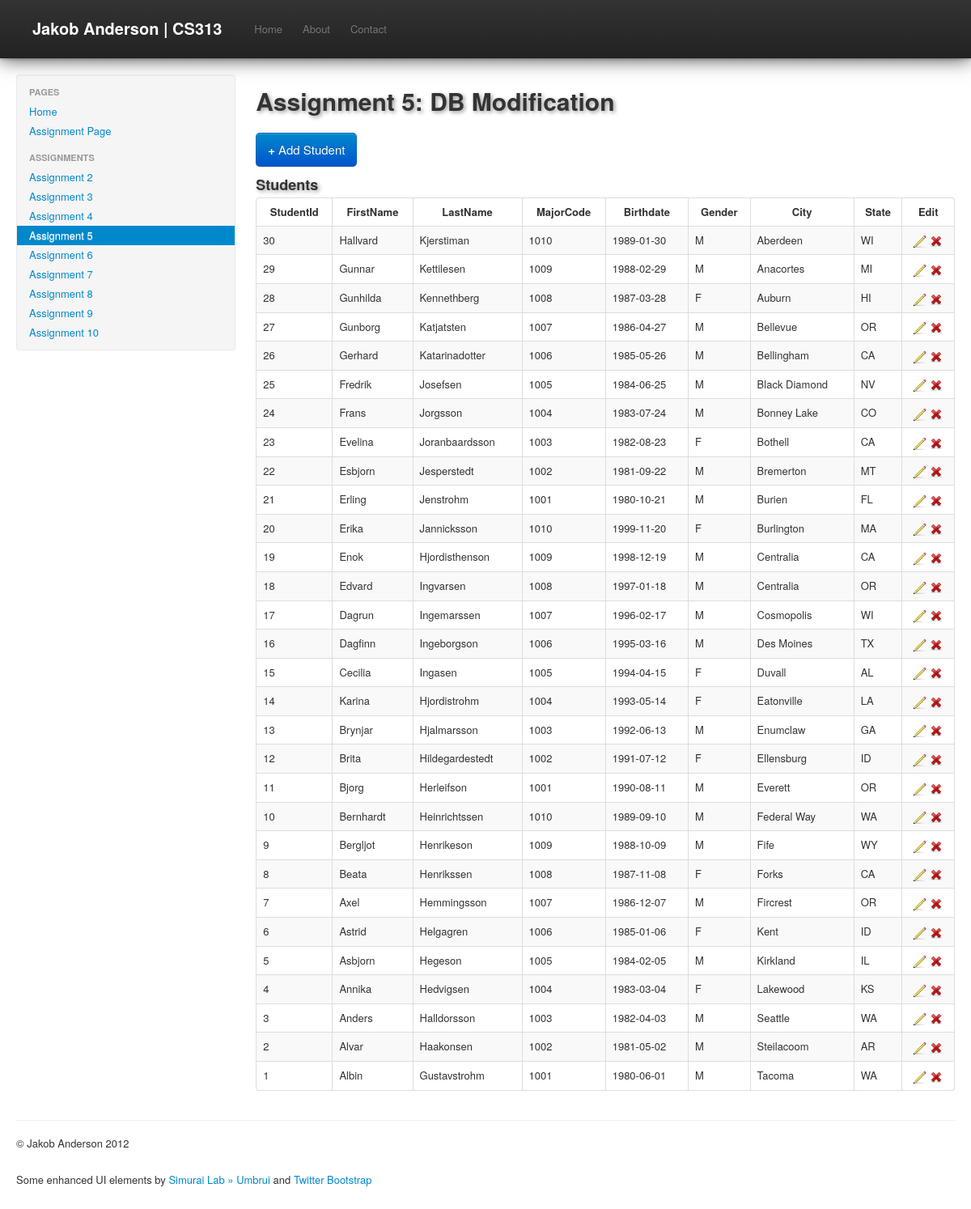
Page /assignment5.php on the committed database.
### tables this page shows
CREATE TABLE students 
(
	StudentId   INT(9) NOT NULL PRIMARY KEY auto_increment, 
	FirstName   VARCHAR(20), 
	LastName    VARCHAR(30),
	MajorCode   INT(4),
	Birthdate   DATE,
	Gender      CHAR(1),
	City        VARCHAR(30),
	State       VARCHAR(2)
);

### assignment5.php (the view, shortened to what this page needs)
<?php
  $queryGood = false;
  $addStudent = false;
  $editStudent = false;
  $removeStudent = false;
  $errors = array();
$query = "SELECT * FROM students ORDER BY StudentId DESC";
$result = mysql_query($query);
if($result == false) {
   $errors['print_select_query_fail'] =  "Query failed: " . mysql_error() . "<br />\n$query";
}
elseif(mysql_num_rows($result) == 0) {
   $errors['print_select_row_fail'] = "<p>Sorry, no rows were returned by your query.</p>\n";
}
else {
  $queryGood = true;
}
?>
<?php include('modules/header-top.php');?>
<?php include('modules/header-bottom.php');?>
  <body id="assignment5">
<?php include('modules/frame-top.php');?>
          <div class="cf">
            <h1>Assignment 5: DB Modification</h1>
            <br/>
            <div id="students_table">
              <?php
              if($addStudent == false && $editStudent == false) { ?>
              <a href="?action=addStudent" id="addStudentBtn" class="btn btn-primary btn-large"><strong>+</strong> Add Student</a>
              <?php
              } if ($addStudent == true){ ?>
              <div id="addStudentDiv" class="cf">
                <form id="addStudent" name="addStudent" action="assignment5.php" method="post">
                  <label for="FirstName"> First Name</label>
                  <input type="text" name="FirstName" id="FirstName" data-bvalidator="required" data-bvalidator-msg="Please enter a first name"/>
                  <label for="LastName"> Last Name</label>
                  <input type="text" name="LastName" id="LastName" data-bvalidator="required" data-bvalidator-msg="Please enter a last name"/>
                  <br/>
                  <label for="MajorCode"> MajorCode</label>
                  <select name="MajorCode" id="MajorCode" data-bvalidator="required" data-bvalidator-msg="Please select a major">
                    <option value="1001">1001 (B.S. in Biology)</option>
                    <option value="1002">1002 (B.S. in Psychology)</option>
                    <option value="1003">1003 (B.S. in Architecture)</option>
                    <option value="1004">1004 (B.S. in Computer Science)</option>
                    <option value="1005">1005 (B.S. in Mechanical Engineering)</option>
                    <option value="1006">1006 (B.S. in Automotive Technology)</option>
                    <option value="1007">1007 (B.S. in Computer Information Technology)</option>
                    <option value="1008">1008 (B.S. in Business Management)</option>
                    <option value="1009">1009 (B.S. in Art)</option>
                    <option value="1010">1010 (B.S. in Interior Design)</option>
                  </select>
                  <label for="Birthdate"> Birthdate</label>
                  <input name="Birthdate" type="text" class="span2" id="dp2" value="1985-01-01" data-bvalidator="required" data-bvalidator-msg="Please enter a birthdate">
                  <br/>
                  <label for="Gender"> Gender</label>
                  <select name="Gender" id="Gender" data-bvalidator="required" data-bvalidator-msg="Please select a gender">
                    <option value="M">M</option>
                    <option value="F">F</option>
                  </select>
                  <br/>
                  <label for="City"> City</label>
                  <input type="text" name="City" id="City" data-bvalidator="required" data-bvalidator-msg="Please enter a valid city name"/>
                  <label for="State"> State</label>
                  <input type="text" name="State" id="State" data-bvalidator="required, maxlength[10]" data-bvalidator-msg="Please enter a valid state abbreviation"/>
                  <br/>
                  <br/>
                  <a id="addStudentCancel" name="addStudentCancel" href="assignment5.php" class="btn btn-danger btn-large" type="button" >Cancel</a>
                  <input id="addStudentSubmit" name="addStudentSubmit" class="btn btn-primary btn-large" type="submit" value="+ Add New Student" >
                </form>
              </div>
              <?php } if ( $editStudent == true ){ ?>
              <div id="addStudentDiv" class="cf">
                <h3>Edit Student</h3>
                <form id="editStudent" name="editStudent" action="assignment5.php" method="post">
                  <label for="StudentId"> StudentId</label>
                  <input type="text" name="StudentId" id="StudentId" value="<?php echo $student['StudentId']; ?>" readonly="readonly"/><br/>
                  <label for="FirstName"> First Name</label>
                  <input type="text" name="FirstName" id="FirstName" value="<?php echo $student['FirstName']; ?>"/>
                  <label for="LastName"> Last Name</label>
                  <input type="text" name="LastName" id="LastName"  value="<?php echo $student['LastName']; ?>"/>
                  <br/>
                  <label for="MajorCode"> MajorCode</label>
                  <select name="MajorCode" id="MajorCode" >
                    <option value="1001" <?php if ($student['MajorCode'] == 1001) {echo "selected='selected'";} ?>>1001 (B.S. in Biology)</option>
                    <option value="1002" <?php if ($student['MajorCode'] == 1002) {echo "selected='selected'";} ?>>1002 (B.S. in Psychology)</option>
                    <option value="1003" <?php if ($student['MajorCode'] == 1003) {echo "selected='selected'";} ?>>1003 (B.S. in Architecture)</option>
                    <option value="1004" <?php if ($student['MajorCode'] == 1004) {echo "selected='selected'";} ?>>1004 (B.S. in Computer Science)</option>
                    <option value="1005" <?php if ($student['MajorCode'] == 1005) {echo "selected='selected'";} ?>>1005 (B.S. in Mechanical Engineering)</option>
                    <option value="1006" <?php if ($student['MajorCode'] == 1006) {echo "selected='selected'";} ?>>1006 (B.S. in Automotive Technology)</option>
                    <option value="1007" <?php if ($student['MajorCode'] == 1007) {echo "selected='selected'";} ?>>1007 (B.S. in Computer Information Technology)</option>
                    <option value="1008" <?php if ($student['MajorCode'] == 1008) {echo "selected='selected'";} ?>>1008 (B.S. in Business Management)</option>
                    <option value="1009" <?php if ($student['MajorCode'] == 1009) {echo "selected='selected'";} ?>>1009 (B.S. in Art)</option>
                    <option value="1010" <?php if ($student['MajorCode'] == 1010) {echo "selected='selected'";} ?>>1010 (B.S. in Interior Design)</option>
                  </select>
                  <label for="Birthdate"> Birthdate</label>
                  <input name="Birthdate" type="text" class="span2" id="dp2" value="<?php echo $student['Birthdate']; ?>">
                  <br/>
                  <label for="Gender"> Gender</label>
                  <select name="Gender" id="Gender">
                    <option value="M" <?php if ($student['Gender'] == 'M') {echo "selected='selected'";} ?>>M</option>
                    <option value="F" <?php if ($student['Gender'] == 'F') {echo "selected='selected'";} ?>>F</option>
                  </select>
                  <br/>
                  <label for="City"> City</label>
                  <input type="text" name="City" id="City" value="<?php echo $student['City']; ?>"/>
                  <label for="State"> State</label>
                  <input type="text" name="State" id="State" value="<?php echo $student['State']; ?>"/>
                  <br/>
                  <br/>
                  <a id="editStudentCancel" name="editStudentCancel" href="assignment5.php" class="btn btn-danger btn-large" type="button" >Cancel</a>
                  <input id="editStudentSubmit" name="editStudentSubmit" class="btn btn-primary btn-large" type="submit" value="Submit Changes" >
                </form>
              </div>
              <?php } if ($removeStudent == true){ ?>
                <div id="addStudentDiv" class="cf">
                  <h3>Edit Student</h3>
                  <form id="removeStudent" name="removeStudent" action="assignment5.php" method="post">
                    <p>Are you sure you want to remove student "<?php echo $student['FirstName'].' '.$student['LastName']; ?>"?</p>
                    <a id="editStudentCancel" name="editStudentCancel" href="assignment5.php" class="btn btn-danger btn-large" type="button" >Cancel</a>
                    <input type="hidden" name="StudentId" value="<?php echo $student['StudentId']?>"/>
                    <input type="submit" name="removeStudentSubmit" class="btn btn-primary btn-large" value="Remove Student"/>
                  </form>
                </div>
              <?php } ?>
              <h3>Students</h3>
              <?php
              if ($queryGood == true){
                  ?>
                  <table class="table table-bordered table-striped">
                    <thead>
                      <tr>
                        <?php
                          $i = 0;
                          while ($i < mysql_num_fields($result)) {
                              $meta = mysql_fetch_field($result, $i);
                              echo "<th>".$meta->name."</th>";
                              $i++;
                          }
                        ?>
                              <th>Edit</th>
                            </tr>
                          </thead>
                          <tbody>
                        <?php
                          while($query_row = mysql_fetch_assoc($result))
                          {
                            ?>
                            <tr>
                            <?php
                            foreach($query_row as $key => $value)
                            {
                               echo "<td>$value</td>";
                               if ($key == 'StudentId') {
                                $studentID = $value;
                               }
                            }
                            ?>
                            <td class="edit_col">
                              <a href='?action=edit&id=<?php echo $studentID;?>'>
                                <img src='img/edit.png' alt='Edit this entry'/>
                              </a>
                              <a href='?action=remove&id=<?php echo $studentID;?>'>
                                <img src='img/remove.png' alt='Remove this entry'/>
                              </a>
                            </td>
                          </tr>
                            <?php
                          }
                        ?>
                          </tbody>
                        </table>
                        <?php
                      } else {
                        print "query failed, table not written";
                      }
                    ?>
            </div>
          </div>
<?php include('modules/footer.php');?>
  </body>
</html>

### modules/header-top.php (shortened to what this page needs)
<!doctype html>
<html lang="en" class="no-js" >
  <head>

### modules/header-bottom.php (shortened to what this page needs)
  <link href="css/custom.css" rel="stylesheet"/>
</head>

### modules/frame-top.php
<div class="navbar">
  <div class="navbar-inner">
    <div class="container-fluid">
      <a class="brand" href="#">Jakob Anderson | CS313</a>
      <div class="nav-collapse">
        <ul class="nav">
          <li><a href="index.html">Home</a></li>
          <li><a href="http://www.jakobanderson.com/about-me/">About</a></li>
          <li><a href="http://www.jakobanderson.com">Contact</a></li>
        </ul>
      </div>
    </div>
  </div>
</div>
<div class="container-fluid">
  <div class="row-fluid">
    <div class="span3 leftnav">
      <div class="well sidebar-nav">
        <ul class="nav nav-list">
          <?php include('left-nav.php');?>
        </ul>
      </div>
    </div>
    <div class="span9 mainhero">

### modules/left-nav.php
<li class="nav-header">Pages</li>
              <li class="pg_home"><a href="index.php">Home</a></li>
              <li class="pg_assignments"><a href="assignments.php">Assignment Page</a></li>
              <li class="nav-header">Assignments</li>
              <li class="pg_assignment2"><a href="assignment2.php">Assignment 2</a></li>
              <li class="pg_assignment3"><a href="assignment3.php">Assignment 3</a></li>
              <li class="pg_assignment4"><a href="assignment4.php">Assignment 4</a></li>
              <li class="pg_assignment5"><a href="assignment5.php">Assignment 5</a></li>
              <li class="pg_assignment6"><a href="assignment6.php">Assignment 6</a></li>
              <li class="pg_assignment7"><a href="assignment7.php">Assignment 7</a></li>
              <li class="pg_assignment8"><a href="assignment8.php">Assignment 8</a></li>
              <li class="pg_assignment9"><a href="assignment9.php">Assignment 9</a></li>
              <li class="pg_assignment10"><a href="assignment10.php">Assignment 10</a></li>

### modules/footer.php (shortened to what this page needs)
    </div>
  </div>
  <hr>
  <footer>
    <p>&copy; Jakob Anderson 2012</p>
    <br/>
    <p>Some enhanced UI elements by <a href="http://lab.simurai.com/umbrui/">Simurai Lab &raquo; Umbrui</a> and <a href="http://twitter.github.com/bootstrap/">Twitter Bootstrap</a></p>
    <br/>
  </footer>
</div>

### rows in the picture
students: StudentId "30", FirstName "Hallvard", LastName "Kjerstiman", MajorCode "1010", Birthdate "1989-01-30", Gender "M", City "Aberdeen", State "WI"
students: StudentId "29", FirstName "Gunnar", LastName "Kettilesen", MajorCode "1009", Birthdate "1988-02-29", Gender "M", City "Anacortes", State "MI"
students: StudentId "28", FirstName "Gunhilda", LastName "Kennethberg", MajorCode "1008", Birthdate "1987-03-28", Gender "F", City "Auburn", State "HI"
students: StudentId "27", FirstName "Gunborg", LastName "Katjatsten", MajorCode "1007", Birthdate "1986-04-27", Gender "M", City "Bellevue", State "OR"
students: StudentId "26", FirstName "Gerhard", LastName "Katarinadotter", MajorCode "1006", Birthdate "1985-05-26", Gender "M", City "Bellingham", State "CA"
students: StudentId "25", FirstName "Fredrik", LastName "Josefsen", MajorCode "1005", Birthdate "1984-06-25", Gender "M", City "Black Diamond", State "NV"
students: StudentId "24", FirstName "Frans", LastName "Jorgsson", MajorCode "1004", Birthdate "1983-07-24", Gender "M", City "Bonney Lake", State "CO"
students: StudentId "23", FirstName "Evelina", LastName "Joranbaardsson", MajorCode "1003", Birthdate "1982-08-23", Gender "F", City "Bothell", State "CA"
students: StudentId "22", FirstName "Esbjorn", LastName "Jesperstedt", MajorCode "1002", Birthdate "1981-09-22", Gender "M", City "Bremerton", State "MT"
students: StudentId "21", FirstName "Erling", LastName "Jenstrohm", MajorCode "1001", Birthdate "1980-10-21", Gender "M", City "Burien", State "FL"
students: StudentId "20", FirstName "Erika", LastName "Jannicksson", MajorCode "1010", Birthdate "1999-11-20", Gender "F", City "Burlington", State "MA"
students: StudentId "19", FirstName "Enok", LastName "Hjordisthenson", MajorCode "1009", Birthdate "1998-12-19", Gender "M", City "Centralia", State "CA"
students: StudentId "18", FirstName "Edvard", LastName "Ingvarsen", MajorCode "1008", Birthdate "1997-01-18", Gender "M", City "Centralia", State "OR"
students: StudentId "17", FirstName "Dagrun", LastName "Ingemarssen", MajorCode "1007", Birthdate "1996-02-17", Gender "M", City "Cosmopolis", State "WI"
students: StudentId "16", FirstName "Dagfinn", LastName "Ingeborgson", MajorCode "1006", Birthdate "1995-03-16", Gender "M", City "Des Moines", State "TX"
students: StudentId "15", FirstName "Cecilia", LastName "Ingasen", MajorCode "1005", Birthdate "1994-04-15", Gender "F", City "Duvall", State "AL"
students: StudentId "14", FirstName "Karina", LastName "Hjordistrohm", MajorCode "1004", Birthdate "1993-05-14", Gender "F", City "Eatonville", State "LA"
students: StudentId "13", FirstName "Brynjar", LastName "Hjalmarsson", MajorCode "1003", Birthdate "1992-06-13", Gender "M", City "Enumclaw", State "GA"
students: StudentId "12", FirstName "Brita", LastName "Hildegardestedt", MajorCode "1002", Birthdate "1991-07-12", Gender "F", City "Ellensburg", State "ID"
students: StudentId "11", FirstName "Bjorg", LastName "Herleifson", MajorCode "1001", Birthdate "1990-08-11", Gender "M", City "Everett", State "OR"
students: StudentId "10", FirstName "Bernhardt", LastName "Heinrichtssen", MajorCode "1010", Birthdate "1989-09-10", Gender "M", City "Federal Way", State "WA"
students: StudentId "9", FirstName "Bergljot", LastName "Henrikeson", MajorCode "1009", Birthdate "1988-10-09", Gender "M", City "Fife", State "WY"
students: StudentId "8", FirstName "Beata", LastName "Henrikssen", MajorCode "1008", Birthdate "1987-11-08", Gender "F", City "Forks", State "CA"
students: StudentId "7", FirstName "Axel", LastName "Hemmingsson", MajorCode "1007", Birthdate "1986-12-07", Gender "M", City "Fircrest", State "OR"
students: StudentId "6", FirstName "Astrid", LastName "Helgagren", MajorCode "1006", Birthdate "1985-01-06", Gender "F", City "Kent", State "ID"
students: StudentId "5", FirstName "Asbjorn", LastName "Hegeson", MajorCode "1005", Birthdate "1984-02-05", Gender "M", City "Kirkland", State "IL"
students: StudentId "4", FirstName "Annika", LastName "Hedvigsen", MajorCode "1004", Birthdate "1983-03-04", Gender "F", City "Lakewood", State "KS"
students: StudentId "3", FirstName "Anders", LastName "Halldorsson", MajorCode "1003", Birthdate "1982-04-03", Gender "M", City "Seattle", State "WA"
students: StudentId "2", FirstName "Alvar", LastName "Haakonsen", MajorCode "1002", Birthdate "1981-05-02", Gender "M", City "Steilacoom", State "AR"
students: StudentId "1", FirstName "Albin", LastName "Gustavstrohm", MajorCode "1001", Birthdate "1980-06-01", Gender "M", City "Tacoma", State "WA"

### other values in the picture
$meta->name "StudentId"
$meta->name "FirstName"
$meta->name "LastName"
$meta->name "MajorCode"
$meta->name "Birthdate"
$meta->name "Gender"
$meta->name "City"
$meta->name "State"
